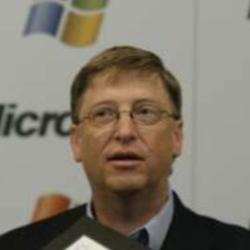
#> input picture src/train7.jpg, 250 x 250 px
$ python ujicoba6.py   (older library calls are emulated)
#> lines starting #> are read from the running program, lines starting #| are printed output that depends on the picture; after the words box and inside, x2 and y2 are one past the last pixel; in counts of white or black regions, pixels touching at a corner belong together
import numpy as np
import cv2
import pickle
import datetime
import os
from PIL import Image
from time import sleep

date = datetime.datetime.now()

face_cascade = cv2.CascadeClassifier('cascades/data/haarcascade_frontalface_alt2.xml')
cap = cv2.imread('train7.jpg') # 0 adalah kamera internal dan 1 adalah kamera eksternal
#> cap is the input picture: shape (250, 250, 3); mean B, G, R 110, 122.4, 130
gray = cv2.cvtColor(cap,cv2.COLOR_BGR2GRAY) #merubah menjadi grayscale
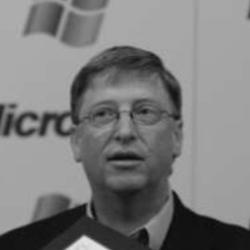
#> gray: shape (250, 250); min 9, max 229, mean 123.2
faces = face_cascade.detectMultiScale(gray, scaleFactor = 1.5, minNeighbors = 5) #membuat variable baru
#> faces = [[72, 73, 101, 101]]

recognizer = cv2.face.LBPHFaceRecognizer_create()# menggunakan LBPH
count = 0

# [53 lines of commented-out code are left out]

if len(faces) == 0:
    print ("No faces found")

else:
	labels = {"person_name": 1}
	with open("labels.pickle", 'rb') as f:
#> (reads src/labels.pickle from the repository)
		og_labels = pickle.load(f)
		labels = {v:k for k,v in og_labels.items()}
	#ret, cap = cap.read() #membaca gambar dari kamera


	recognizer.read("trainner.yml")# membaca hasil training
	for (x, y, w, h) in faces:
		#print(x,y,w,h)
		roi_gray = gray[y:y+h, x:x+w] # dengan pixel gray
		roi_color = cap[y:y+h, x:x+w] # dengan pixel berwarna
		id_, conf = recognizer.predict(roi_gray)
		if conf>=4 and conf <= 85: # recognise
			#print(id_)
			#print(labels[id_])
			font = cv2.FONT_HERSHEY_SIMPLEX
			name = labels[id_]
			color = (255, 255, 255)
			stroke = 2
			cv2.putText(cap, name, (x,y), font, 1, color, stroke, cv2.LINE_AA)
			print("recognize berhasil" + labels[id_])
		else :
			if not os.path.exists('dataset'):
				print("Folder data-capture berhasil dibuat")
				os.makedirs('dataset')
			if not os.path.exists('dataset/' + str(count)):
				print("Folder dataset/xx berhasil dibuat")
				os.makedirs('dataset/'+ str(count))
			img_item = "dataset/"+ str(count) + "/" + "people-" + str(count)  + ".png" #nama file yang di save
			cv2.imwrite(img_item, roi_color) # menyimpan gambar sesaui dengan config
			int(count)
			count += 1
			print ("recognize gagal dan berhasil mengambil gambar")
			# learningulang()
			sleep(3)
			# [4 lines of commented-out code are left out]
		color = (255, 0, 0) #BGR 0-255
		stroke = 2
		end_cord_x = x + w
		end_cord_y = y + h
		cv2.rectangle(cap, (x,y), (end_cord_x, end_cord_y), color, stroke)
#> this loop made 1 pass
#> (x, y, w, h, id_, conf, img_item, count) on pass 1: (72, 73, 101, 101, 2, 86.55, 'dataset/0/people-0.png', 1)
#| Folder dataset/xx berhasil dibuat
#| recognize gagal dan berhasil mengambil gambar
#> pass 1, `roi_gray = gray[y:y+h, x:x+w]`:
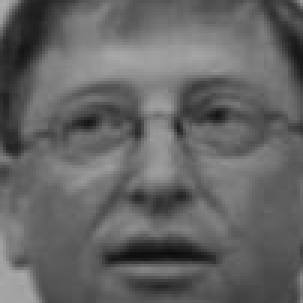
#> roi_gray: shape (101, 101) (shown 3 times larger); min 11, max 174, mean 100.3
#> pass 1, `roi_color = cap[y:y+h, x:x+w]`:
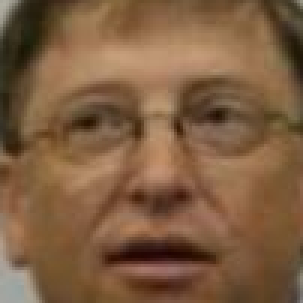
#> roi_color: shape (101, 101, 3) (shown 3 times larger); mean B, G, R 64.8, 93.7, 126.7
#> after the loop:
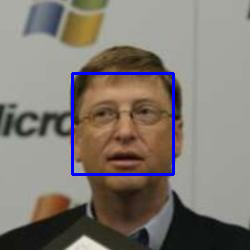
#> cap: shape (250, 250, 3); 1.93% of pixels changed, all inside (x1, y1, x2, y2) = (71, 72, 175, 176)
#> after the loop, count = 1
	cv2.imshow('cap',cap) #menmpilkan gambar di jendela
	print (count)
#| 1
	# [8 lines of commented-out code are left out]
	cv2.waitKey(0)
	cv2.destroyAllWindows()
